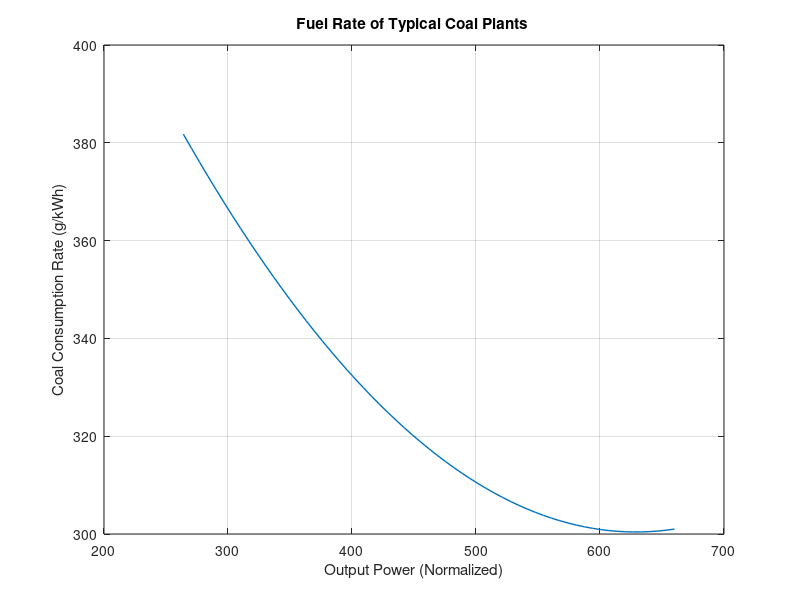
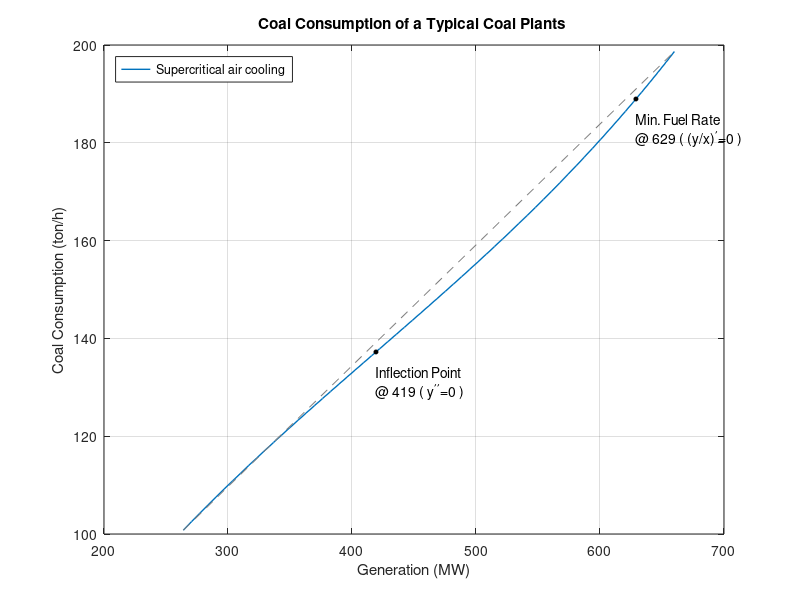
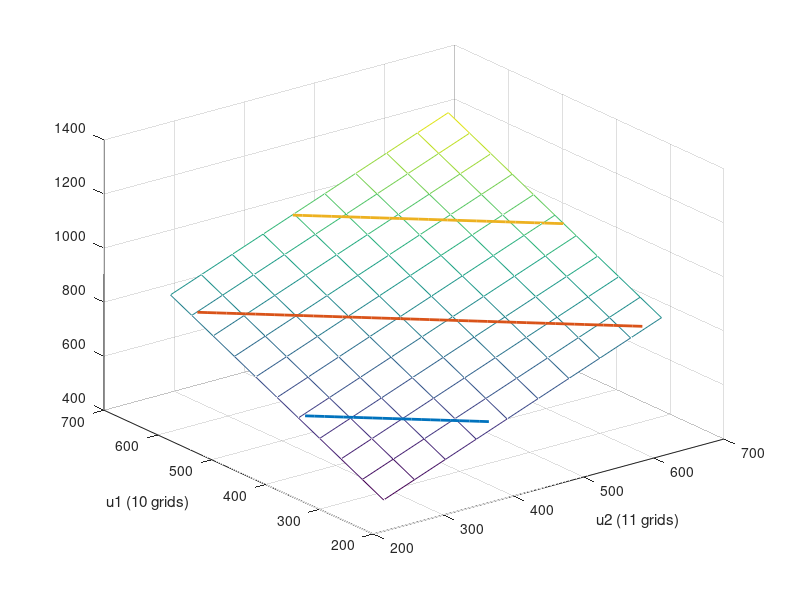
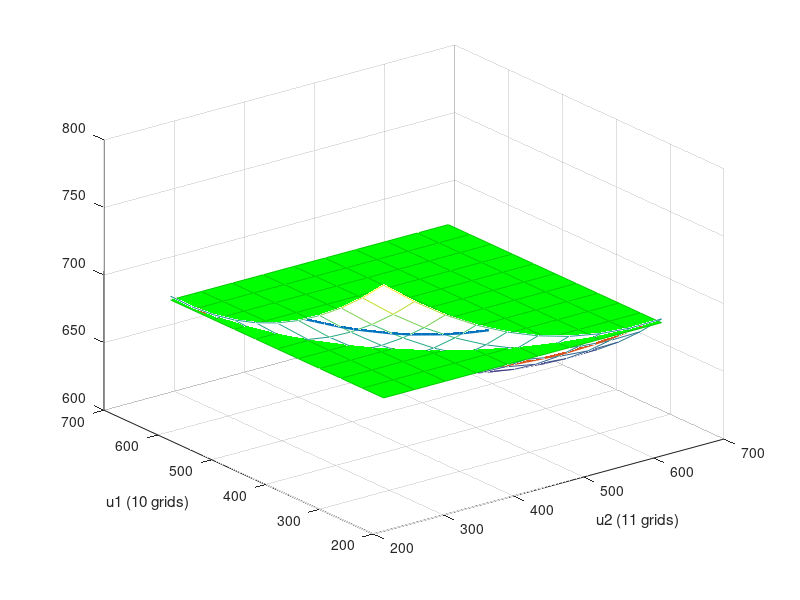

MATLAB code for these plots, in order:
% 2.5 GW wind at Xilingol in best year (1987) & 9240 MW of coal (660 MW x 14)
clear
close all
clc

p_HVDC = 9000; % [MW] line capacity of HVDC line: 9GW

yr_range = 1979:2009;

subregion_name = 'Xilingol';
lat = 43.9;
lon = 116;
color_code = [0 114 189]/255; % blue
wst_yr = 8;
bst_yr = 9;

v_cutin = 3; % [m/s]
v_cutout = 25; % [m/s]
pwr_curve = [
3	0.005993333
4	0.041946667
5	0.107866667
6	0.203746667
7	0.329586667
8	0.503373333
9	0.713106667
10	0.92884
10.61	1
];

%%
% supercritical air cooling
coal_nameplate = 660; % [MW]
coal_ramping = 0.01*coal_nameplate*60; % 396 MW/hr; (ramping: 1 precent/min)
coal_num = 2;

coal_fuelrate_x = 0.4:0.01:1; % [normalized]
coal_fuelrate_y = 266*coal_fuelrate_x.^2 -507*coal_fuelrate_x + 542; %[g/kWh]
coal_fuel_x  = coal_fuelrate_x*coal_nameplate; % [MW]
coal_fuel_y = (coal_fuelrate_y*1000).*(coal_fuelrate_x*coal_nameplate)/1e6; % [g/h] -> [ton/h]

% fuel rate
figure(1); clf; hold on; box on;
plot(coal_fuel_x, coal_fuelrate_y, 'linewidth', 1);
set(gcf, 'unit', 'inch', 'pos', [1.0    5.85    5.0000    3.7500]);
xlabel('Output Power (Normalized)');
ylabel('Coal Consumption Rate (g/kWh)');
title('Fuel Rate of Typical Coal Plants ');
grid on;

% fuel consumption
figure(2); clf; hold on; box on;
plot(coal_fuel_x, coal_fuel_y, 'linewidth', 1);
plot([coal_fuel_x(1),coal_fuel_x(end)],[coal_fuel_y(1),coal_fuel_y(end)], '--', 'color', [0.5 0.5 0.5]);

xa = 507/(266*2)*660; % min fuel rate @ 0.953 (i.e. 419MW)
ya = interp1(coal_fuel_x, coal_fuel_y, xa);
plot(xa, ya, 'ko', 'markerf', 'k', 'markersize', 3);
text(xa+0.02, ya-4, 'Min. Fuel Rate ');
text(xa+0.02, ya-8, ['@ ', num2str(xa, '%3.0f'), ' ( (y/x)^{\prime}=0 )']);

xb = 507*2/(266*3*2)*660; % inflection point @ 0.6353 (i.e. 629MW)
yb = interp1(coal_fuel_x, coal_fuel_y, xb);
plot(xb, yb, 'ko', 'markerf', 'k', 'markersize', 3);
text(xb+0.02, yb-4, 'Inflection Point');
text(xb+0.02, yb-8, ['@ ', num2str(xb, '%3.0f'), ' ( y^{\prime\prime}=0 )']);

grid on;
set(gcf, 'unit', 'inch', 'pos', [1.0    1.1    5.0000    3.7500]);
xlabel('Generation (MW)');
ylabel('Coal Consumption (ton/h)');
title('Coal Consumption of a Typical Coal Plants ');
legend('Supercritical air cooling');
set(legend, 'location', 'northwest');


%% two coal units
x_coal_unit1 = linspace(0.4,1,10) * coal_nameplate;
x_coal_unit2 = linspace(0.4,1,11) * coal_nameplate;
p_coal_unit1 = (linspace(0.4,1,10)-0.08) * coal_nameplate;
p_coal_unit2 = (linspace(0.4,1,11)-0.08) * coal_nameplate;
[c1,c2] = meshgrid(p_coal_unit1,p_coal_unit2);
p_coal = c1 + c2;

f_coal_unit1 = 266*linspace(0.4,1,10).^2 -507*linspace(0.4,1,10) + 542; %[g/kWh]
f_coal_unit2 = 266*linspace(0.4,1,11).^2 -507*linspace(0.4,1,11) + 542; %[g/kWh]
[f1,f2] = meshgrid(f_coal_unit1,f_coal_unit2);
f_coal = f1 + f2;

figure(3); clf;
mesh(x_coal_unit1, x_coal_unit2, p_coal); hold on;
xlabel('u2 (11 grids)');
ylabel('u1 (10 grids)');

figure(4); clf;
mesh(x_coal_unit1, x_coal_unit2, f_coal); hold on;
surface(x_coal_unit1, x_coal_unit2, ones(size(f_coal))*680, 'facec', [0 1 0], 'edgecolor', [0 0.8 0]);
xlabel('u2 (11 grids)');
ylabel('u1 (10 grids)');

p_range = [600, 800, 1000];
opt_u1 = -1*ones(1,length(p_range));
opt_u2 = -1*ones(1,length(p_range));
for i = 1:length(p_range)
p_level = p_range(i);
isoquant1p = linspace(min(x_coal_unit1),max(x_coal_unit1),50);
isoquant2p = (p_level - isoquant1p*0.92) + 0.08*coal_nameplate;

out_of_bnd1 = isoquant2p>max(x_coal_unit2);
out_of_bnd2 = isoquant2p<min(x_coal_unit2);
out_of_bnd = out_of_bnd1 | out_of_bnd2;
if any(~out_of_bnd)
    isoquant1p(out_of_bnd) = [];
    isoquant2p(out_of_bnd) = [];
    
    isoquant3p = p_level * ones(size(isoquant1p));
    
    isoquant1f = isoquant1p;
    isoquant2f = isoquant2p;
    isoquant3f = interp2(x_coal_unit1, x_coal_unit2, f_coal, isoquant1f, isoquant2f);
    [value,id] = min(isoquant3f);
    opt_u1(i) = isoquant1p(id);
    opt_u2(i) = isoquant2p(id);
    
    figure(3); hold on;
    plot3(isoquant1p, isoquant2p, isoquant3p, 'linewidth', 2);
    figure(4); hold on;
    plot3(isoquant1f, isoquant2f, isoquant3f, 'linewidth', 2);
end

end


%%
% for t = 1%1:length(yr_range)
%     yr = yr_range(t);
%     file_name = [subregion_name, '_', num2str(yr)];
%     load(file_name);
%     
%     for coal_num = 2%4:14
%         for wind_capacity = 500%0:500:5000 % [MW]
%             p_wind = p*wind_capacity; % [MW]
%             
%             flag = ones(1,8760); % 1: plant-constrained; 2: line-constrained
%             
%             p_diff = p_HVDC - p_wind;
%             p_coal_unit = p_diff/coal_num + coal_inhouse; % how much each coal unit need to generate
%             flag(p_coal_unit<coal_nameplate) = 2; % line-constrained
%             p_coal_unit(p_coal_unit>coal_nameplate) = coal_nameplate;
%             
%             f_coal = interp1(coal_fuel_x, coal_fuel_y, p_coal_unit);
%             
%             % coal ramping
%             dp_coal = diff(p_coal_unit);
%             if any(abs(dp_coal) > coal_ramping)
%                 disp('ramping constraint is violated!');
%             end
%             
%             % bundled generation
%             p_coal_total = (p_coal_unit - coal_inhouse)*coal_num;
%             p_bundle = p_coal_total + p_wind;
%             dp_bundle = diff(p_bundle);
%             
%             p_coal_14 = (p_coal_unit - coal_inhouse)*ones(1,coal_num);
%         end
%     end
%     toc;
% end

